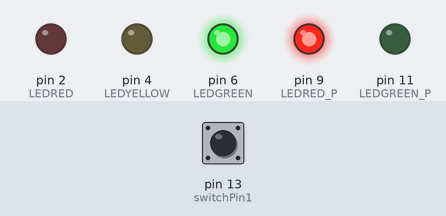
Bench run of a sketch on a simulated Arduino Uno, built with avr-gcc and run on an emulated ATmega328P. On the bench: output pins drawn as LEDs (lit = HIGH). Inputs (shaded band) come from the test bench; at power-on: pin 13 (switchPin1) HIGH.

Above: at 1.2 s.
1.3 s: pin 13 (switchPin1) pulled LOW for 0.15 s
At 2.8 s:
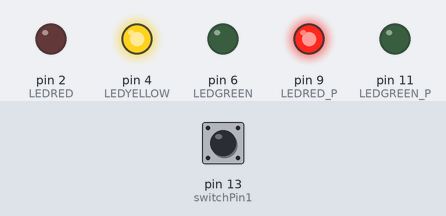
4.4 s: pin 13 (switchPin1) pulled LOW for 1 s
At 6.4 s:
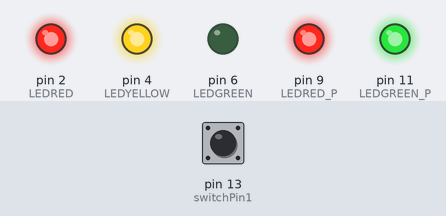
8.4 s: pin 13 (switchPin1) pulled LOW for 3.2 s
At 15.6 s:
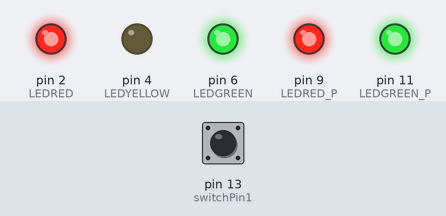
Timing chart, 0 to 17.1 s (numbered marks = the images above; inputs shaded):
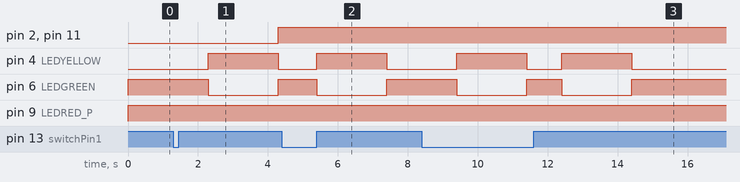

Measured:
- after the input at 1.3 s, pin 2 (LEDRED), pin 11 (LEDGREEN_P): LOW → HIGH after 3.0 s; pin 4 (LEDYELLOW): LOW → HIGH after 1.0 s, → LOW 2.0 s later; pin 6 (LEDGREEN): HIGH → LOW after 1.0 s, → HIGH 2.0 s later
- after the input at 4.4 s, pin 4 (LEDYELLOW): LOW → HIGH after 1.0 s, → LOW 2.0 s later; pin 6 (LEDGREEN): HIGH → LOW after 1.0 s, → HIGH 2.0 s later
- after the input at 8.4 s, pin 4 (LEDYELLOW): alternates HIGH for 2.0 s and LOW for 1.0 s, 4 changes in all, then stays LOW, starting after 1.0 s; pin 6 (LEDGREEN): alternates HIGH for 1.0 s and LOW for 2.0 s, 4 changes in all, then stays HIGH, starting after 1.0 s

The sketch:

switch_case.ino
```cpp
#define switchPin1 13
#define LEDRED_P 9
#define LEDGREEN_P 11
#define LEDRED 2
#define LEDGREEN 6
#define LEDYELLOW 4
char state = 0;

void setup() {
  // put your setup code here, to run once:
pinMode(LEDGREEN_P,OUTPUT);
digitalWrite(LEDGREEN_P,LOW);
pinMode(LEDGREEN,OUTPUT);
digitalWrite(LEDGREEN, LOW);
pinMode(LEDRED_P, OUTPUT);
digitalWrite(LEDRED_P, LOW);
pinMode(LEDRED, OUTPUT);
digitalWrite(LEDRED, LOW);
pinMode(LEDYELLOW, OUTPUT);
digitalWrite(LEDYELLOW, LOW);
pinMode(switchPin1, INPUT_PULLUP);
}

void loop() {
  // put your main code here, to run repeatedly:
digitalWrite(LEDGREEN, HIGH);
digitalWrite(LEDRED_P, HIGH);


while (digitalRead(switchPin1) == HIGH);
  delay(1000);
  digitalWrite(LEDYELLOW, HIGH);
  digitalWrite(LEDGREEN,LOW);
  delay(2000);
  digitalWrite(LEDYELLOW, LOW);
  digitalWrite(LEDRED, HIGH);
  digitalWrite(LEDRED_P, LOW);
  digitalWrite(LEDGREEN_P, HIGH);


}
```
